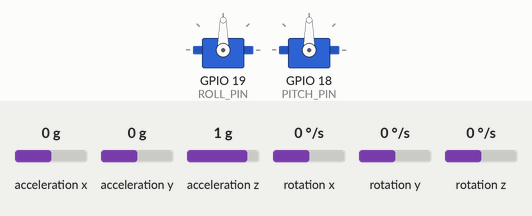
This sketch was run on a simulated ESP32. Shown: 2 × servo. The inputs (shaded band) are chosen by the test bench; at power-on: rotation x 0 °/s, acceleration x 0 g, acceleration z 1 g, rotation y 0 °/s, acceleration y 0 g, rotation z 0 °/s. What the sketch prints to the serial monitor is not drawn.

Above: at 2.2 s.
2.3 s: rotation x set to -100 °/s
At 2.53 s:
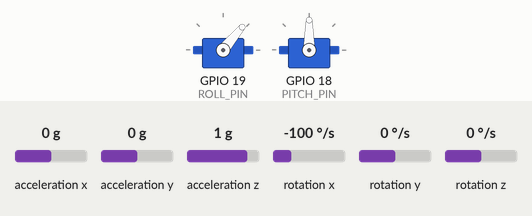
5.3 s: acceleration x set to -1.4 g
At 5.7 s:
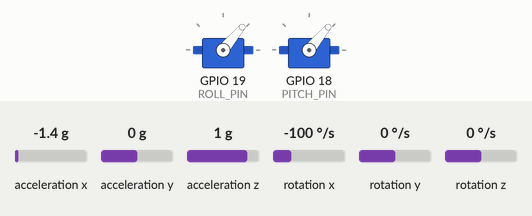
6.8 s: acceleration z set to 0.1 g
8.3 s: acceleration z set to -0.2 g
At 9.4 s:
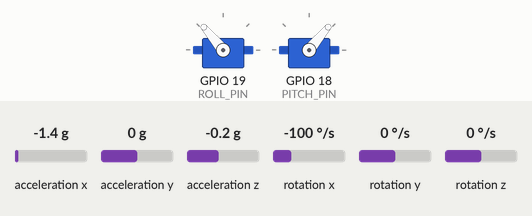
10.2 s: rotation y set to -100 °/s
13.2 s: acceleration y set to -1.4 g
At 14.1 s:
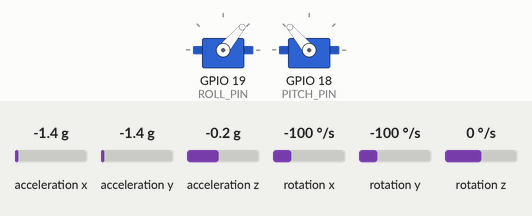
Timing chart, 0 to 15.7 s (numbered marks = the images above; inputs shaded):
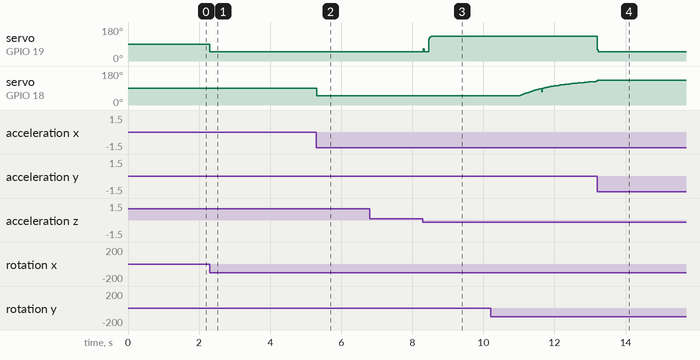

The sketch:

PIDSPOOn.ino
```cpp
#include <Wire.h>
#include <ESP32Servo.h>
#include <MPU6050.h>

// ---- Servo objects ----
Servo servoRoll;
Servo servoPitch;

// servo pins
const int ROLL_PIN = 19;
const int PITCH_PIN = 18;

//IMU Data starting point
float rollangle = 0;
float pitchangle = 0;

//roll PID
float rollkp = 3.0;
float rollki = 0.5;
float rollkd = 1.0;

//pitch PID
float pitchkp = 3.0;
float pitchki = 0.5;
float pitchkd = 1.0;

//timings for integrals and derivatives
float rollintegral = 0;
float rolllasterror = 0;

float pitchintegral = 0;
float pitchlasterror = 0;

MPU6050 mpu;

unsigned long lastTime = 0;

float CalcPID ( float kp, float ki, float kd, float &integral, float &lasterror, float error, float dt) {
  integral = integral + (error * dt);
  integral = constrain(integral, -10, 10);
  float derivative = (error - lasterror) / dt;
  lasterror = error;

  float output = (kp * error) + (ki * integral) + (kd * derivative);
  return output;
}

void setup() {

  Serial.begin(115200);
  delay(1000);

  servoRoll.attach(ROLL_PIN);
  servoPitch.attach(PITCH_PIN);

  servoRoll.write(90);
  servoPitch.write(90);

  Wire.begin ();
  mpu.initialize ();

  if (mpu.testConnection ()) {
    Serial.println ("MPU Connection Successful");
  } else {
    Serial.println ("MPU Connection Failed");
  }
}

void loop() {

//Record Derivative
  unsigned long now = millis();
  float dt = ( now - lastTime ) / 1000.0 ;
  lastTime = now;
  if (dt <= 0) dt = 0.0001;

  int16_t ax, ay, az;
  int16_t gx, gy, gz;

  mpu.getMotion6(&ax, &ay, &az, &gx, &gy, &gz);

  Serial.print("ax: "); Serial.print(ax);
  Serial.print(" ay: "); Serial.print(ay);
  Serial.print(" az: "); Serial.print(az);
  Serial.print(" gx: "); Serial.print(gx);
  Serial.print(" gy: "); Serial.print(gy);
  Serial.print(" gz: "); Serial.println(gz);

  float accelRoll = atan2(ay, az) * 180.0 / PI;
  float accelPitch = atan2(-ax, sqrt((long)ay * ay + (long)az * az)) * 180.0 / PI;

  float gyroRollRate = gx / 131.0;
  float gyroPitchRate = gy / 131.0;

  float totalAccel = sqrt((float)ax*ax + (float)ay*ay + (float)az*az) / 16384.0;

  const float ALPHA = 0.98;
  float dynamicAlpha = ALPHA;
  if (totalAccel < 0.7 || totalAccel > 1.3) {
  dynamicAlpha = 0.995;
}

rollangle = dynamicAlpha * (rollangle + gyroRollRate * dt) + (1 - dynamicAlpha) * accelRoll;
pitchangle = dynamicAlpha * (pitchangle + gyroPitchRate * dt) + (1 - dynamicAlpha) * accelPitch;

  float rollError = (0 - rollangle);
  float pitchError = (0 - pitchangle);

  float rollCorrection = CalcPID(rollkp, rollki, rollkd, rollintegral, rolllasterror, rollError, dt);
  float pitchCorrection = CalcPID(pitchkp, pitchki, pitchkd, pitchintegral, pitchlasterror, pitchError, dt);

  // calculate angle correction off starting angle
  float rollservoangle = 90 - rollCorrection;
  float pitchservoangle = 90 + pitchCorrection;

  //constraint incase
  int rollLimited = constrain(rollservoangle, 90 - 40, 90 + 40);
  int pitchLimited = constrain(pitchservoangle, 90 - 40, 90 + 40);

  //send to servos
  servoRoll.write(rollLimited);
  servoPitch.write(pitchLimited);

}
```

Measured:
- the behaviour switches between 0 and -0.1 g on acceleration z (found by bisection; images 2 and 3)
- after the input at 2.3 s, servo on GPIO 19 (ROLL_PIN): 90° → 50° at once
- after the input at 5.3 s, servo on GPIO 18 (PITCH_PIN): 90° → 50° at once
- after the input at 8.3 s, servo on GPIO 19 (ROLL_PIN): 50° → 130° after 0.16 s
- after the input at 13.2 s, servo on GPIO 19 (ROLL_PIN): 130° → 50° at once
